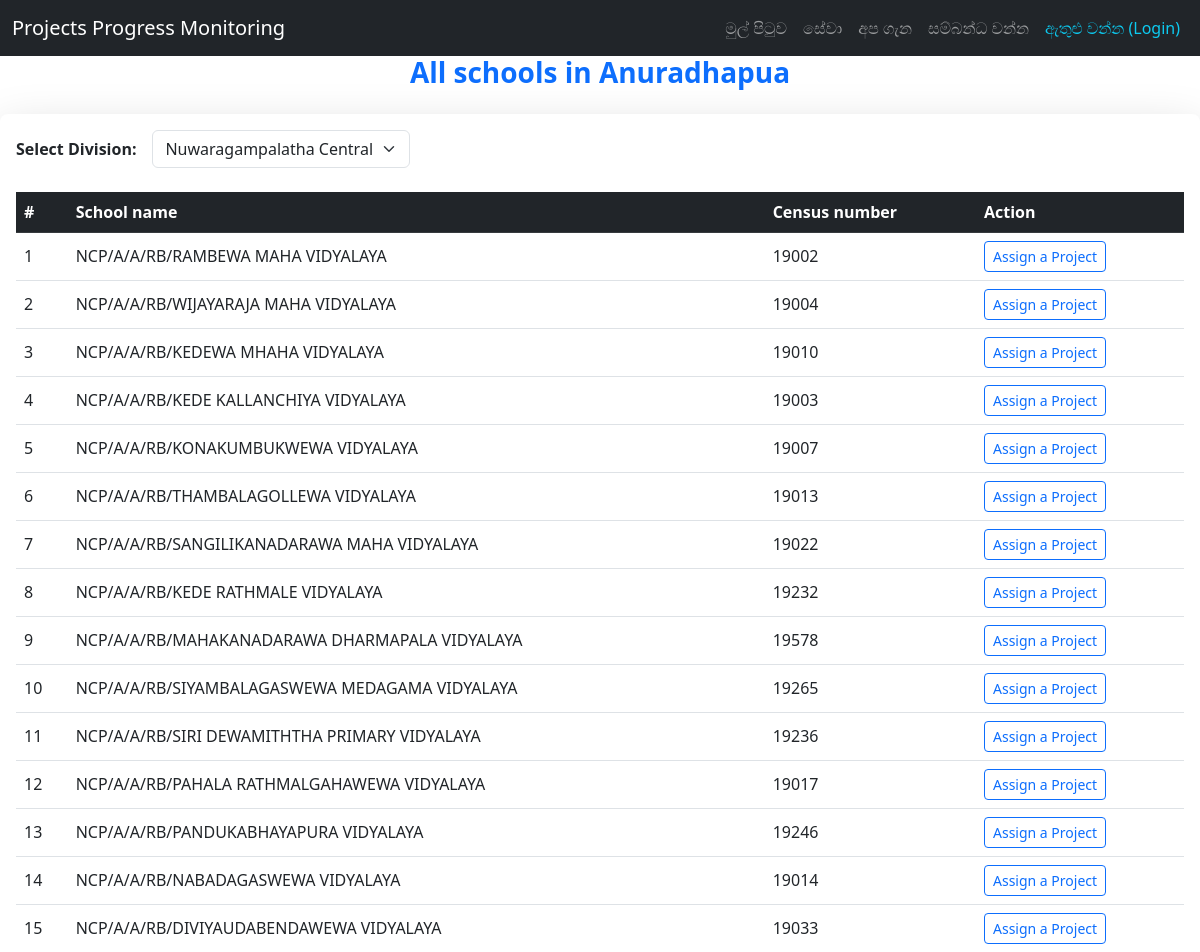
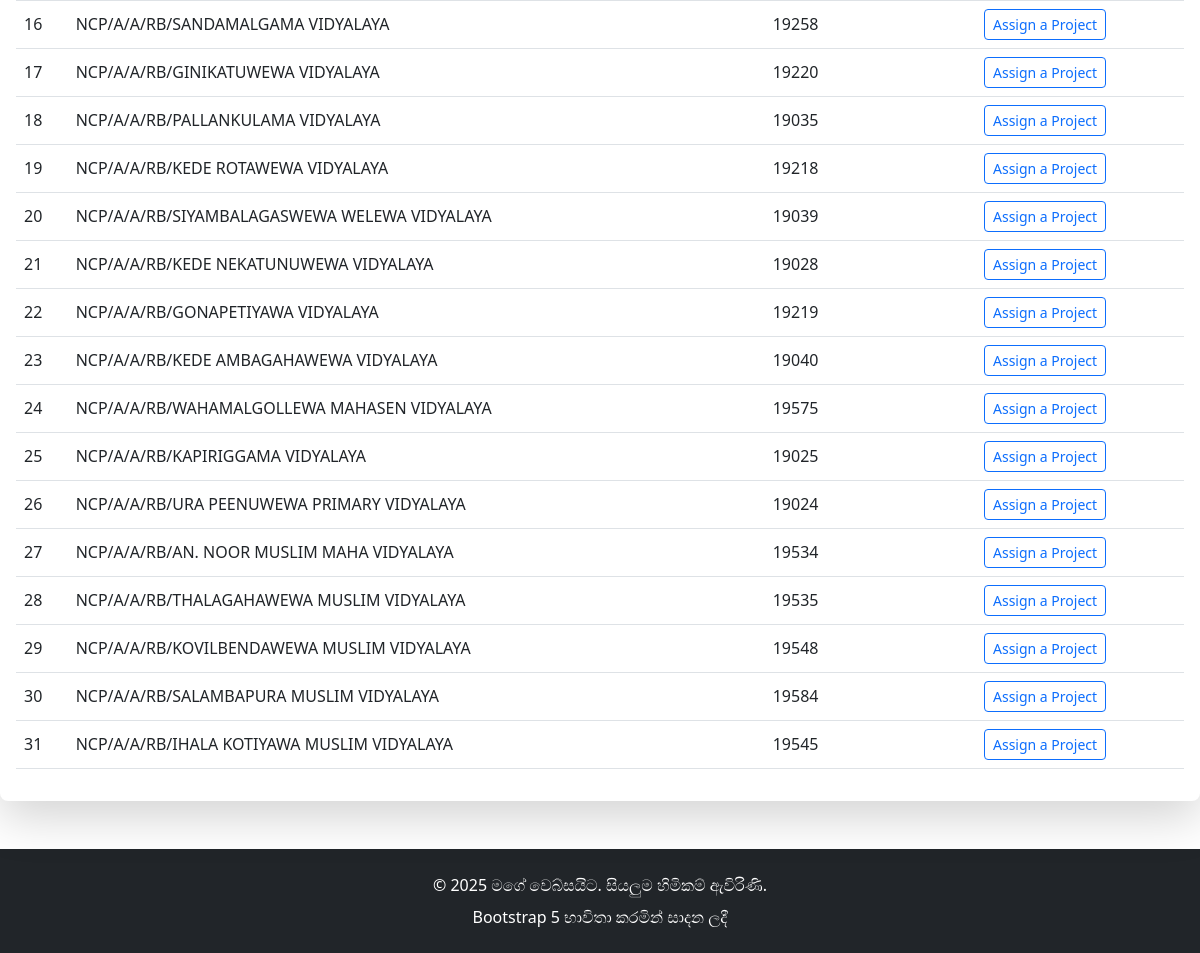
The page /division-schools/4/ on the database its author committed (2 pictures, top to bottom).
### user_app/models.py (models this page shows, shortened)
class School(models.Model):
    name = models.CharField(max_length=200)
    census_number = models.CharField(max_length=50, unique=True)
    division = models.ForeignKey(Division, on_delete=models.CASCADE, related_name='schools')

### user_app/views.py (the view)
# urls.py: path('division-schools/', views.division_schools, name='division_schools'),
def division_schools(request, division_id=None):
    divisions = Division.objects.all()
    if division_id:
        selected_division = Division.objects.get(id=division_id)
    else:
        selected_division = divisions.first()
    schools = School.objects.filter(division=selected_division)
    return render(request, 'division_schools.html', {
        'divisions': divisions,
        'schools': schools,
        'selected_division': selected_division,
    })

### user_app/templates/division_schools.html (shortened to what this page needs)
{% extends 'master.html' %}
{% load static %}
{% block content %}
    <div class="text-center mb-4">
        <h3 class="fw-bold text-primary">All schools in Anuradhapua</h3>
    </div>
    <div class="card shadow-lg border-0 rounded-3">
        <div class="card-body">
            <div class="d-flex align-items-center mb-4">
                <label for="divisionSelect" class="form-label fw-semibold me-3 mb-0">Select Division:</label>
                <select id="divisionSelect" class="form-select w-auto">
                    {% for division in divisions %}
                        <option value="{{ division.id }}">{{ division.name }}</option>
                    {% endfor %}
                </select>
            </div>
            <div class="table-responsive">
                <table class="table table-hover align-middle">
                    <thead class="table-dark">
                        <tr>
                            <th scope="col">#</th>
                            <th scope="col">School name</th>
                            <th scope="col">Census number</th>
                             <th scope="col">Action</th>
                        </tr>
                    </thead>
                    <tbody id="schoolsTable">
                        {% for school in schools %}
                        <tr>
                            <td>{{ forloop.counter }}</td>
                            <td>{{ school.name }}</td>
                            <td>{{ school.census_number }}</td>
                            <td>
                                <a href="#" class="btn btn-sm btn-outline-primary">Assign a Project</a>
                            </td>
                        </tr>
                        {% empty %}
                        <tr><td colspan="3" class="text-center text-muted">පාසල් නොමැත</td></tr>
                        {% endfor %}
                    </tbody>
                </table>
            </div>
        </div>
    </div>
{% endblock %}

### rows shown on the page
School: name "NCP/A/A/RB/RAMBEWA MAHA VIDYALAYA", census_number "19002"
School: name "NCP/A/A/RB/WIJAYARAJA MAHA VIDYALAYA", census_number "19004"
School: name "NCP/A/A/RB/KEDEWA MHAHA VIDYALAYA", census_number "19010"
School: name "NCP/A/A/RB/KEDE KALLANCHIYA VIDYALAYA", census_number "19003"
School: name "NCP/A/A/RB/KONAKUMBUKWEWA VIDYALAYA", census_number "19007"
School: name "NCP/A/A/RB/THAMBALAGOLLEWA VIDYALAYA", census_number "19013"
School: name "NCP/A/A/RB/SANGILIKANADARAWA MAHA VIDYALAYA", census_number "19022"
School: name "NCP/A/A/RB/KEDE RATHMALE VIDYALAYA", census_number "19232"
School: name "NCP/A/A/RB/MAHAKANADARAWA DHARMAPALA VIDYALAYA", census_number "19578"
School: name "NCP/A/A/RB/SIYAMBALAGASWEWA MEDAGAMA VIDYALAYA", census_number "19265"
School: name "NCP/A/A/RB/SIRI DEWAMITHTHA PRIMARY VIDYALAYA", census_number "19236"
School: name "NCP/A/A/RB/PAHALA RATHMALGAHAWEWA VIDYALAYA", census_number "19017"
School: name "NCP/A/A/RB/PANDUKABHAYAPURA VIDYALAYA", census_number "19246"
School: name "NCP/A/A/RB/NABADAGASWEWA VIDYALAYA", census_number "19014"
School: name "NCP/A/A/RB/DIVIYAUDABENDAWEWA VIDYALAYA", census_number "19033"
School: name "NCP/A/A/RB/SANDAMALGAMA VIDYALAYA", census_number "19258"
School: name "NCP/A/A/RB/GINIKATUWEWA VIDYALAYA", census_number "19220"
School: name "NCP/A/A/RB/PALLANKULAMA VIDYALAYA", census_number "19035"
School: name "NCP/A/A/RB/KEDE ROTAWEWA VIDYALAYA", census_number "19218"
School: name "NCP/A/A/RB/SIYAMBALAGASWEWA WELEWA VIDYALAYA", census_number "19039"
School: name "NCP/A/A/RB/KEDE NEKATUNUWEWA VIDYALAYA", census_number "19028"
School: name "NCP/A/A/RB/GONAPETIYAWA VIDYALAYA", census_number "19219"
School: name "NCP/A/A/RB/KEDE AMBAGAHAWEWA VIDYALAYA", census_number "19040"
School: name "NCP/A/A/RB/WAHAMALGOLLEWA MAHASEN VIDYALAYA", census_number "19575"
School: name "NCP/A/A/RB/KAPIRIGGAMA VIDYALAYA", census_number "19025"
School: name "NCP/A/A/RB/URA PEENUWEWA PRIMARY VIDYALAYA", census_number "19024"
School: name "NCP/A/A/RB/AN. NOOR MUSLIM MAHA VIDYALAYA", census_number "19534"
School: name "NCP/A/A/RB/THALAGAHAWEWA MUSLIM VIDYALAYA", census_number "19535"
School: name "NCP/A/A/RB/KOVILBENDAWEWA MUSLIM VIDYALAYA", census_number "19548"
School: name "NCP/A/A/RB/SALAMBAPURA MUSLIM VIDYALAYA", census_number "19584"
School: name "NCP/A/A/RB/IHALA KOTIYAWA MUSLIM VIDYALAYA", census_number "19545"

### other values the page prints
form field value "Nuwaragampalatha Central"
